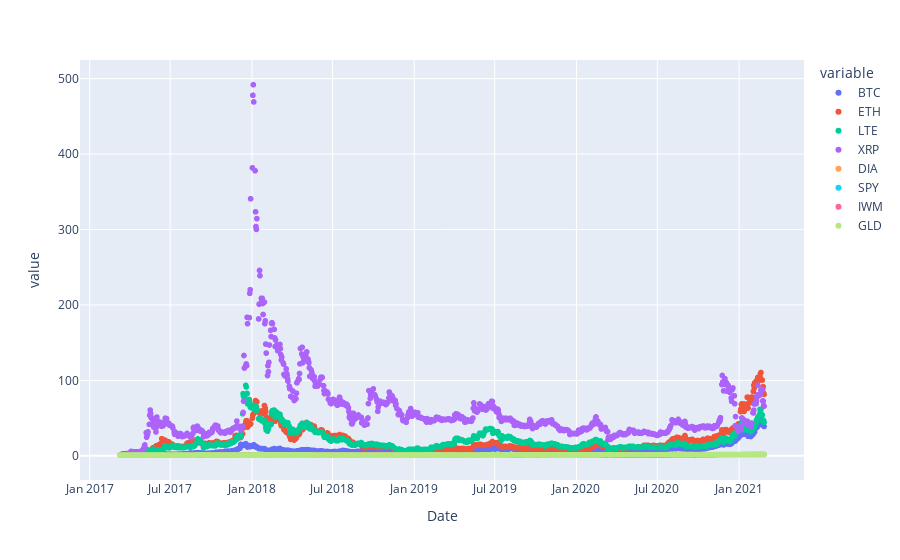

Here is the notebook cell this chart was saved with:
### Code cell
# Plot combined returns

px.scatter(combined_returns_df, x = "Date", y = ['BTC','ETH','LTE','XRP','DIA','SPY','IWM','GLD'])

### Figure 1 — Plotly figure (JSON) as saved in the notebook; plotly's stock layout.template omitted (floating-point values rounded to 4 significant figures; data arrays with more than 128 entries replaced by an {"elided": "..."} marker saying what was removed)
{"data": [{"hovertemplate": "variable=BTC<br>Date=%{x}<br>value=%{y}<extra></extra>", "legendgroup": "BTC", "marker": {"color": "#636efa", "symbol": "circle"}, "mode": "markers", "name": "BTC", "showlegend": true, "type": "scattergl", "x": {"elided": "999 str values"}, "xaxis": "x", "y": {"elided": "999 float values"}, "yaxis": "y"}, {"hovertemplate": "variable=ETH<br>Date=%{x}<br>value=%{y}<extra></extra>", "legendgroup": "ETH", "marker": {"color": "#EF553B", "symbol": "circle"}, "mode": "markers", "name": "ETH", "showlegend": true, "type": "scattergl", "x": {"elided": "999 str values"}, "xaxis": "x", "y": {"elided": "999 float values"}, "yaxis": "y"}, {"hovertemplate": "variable=LTE<br>Date=%{x}<br>value=%{y}<extra></extra>", "legendgroup": "LTE", "marker": {"color": "#00cc96", "symbol": "circle"}, "mode": "markers", "name": "LTE", "showlegend": true, "type": "scattergl", "x": {"elided": "999 str values"}, "xaxis": "x", "y": {"elided": "999 float values"}, "yaxis": "y"}, {"hovertemplate": "variable=XRP<br>Date=%{x}<br>value=%{y}<extra></extra>", "legendgroup": "XRP", "marker": {"color": "#ab63fa", "symbol": "circle"}, "mode": "markers", "name": "XRP", "showlegend": true, "type": "scattergl", "x": {"elided": "999 str values"}, "xaxis": "x", "y": {"elided": "999 float values"}, "yaxis": "y"}, {"hovertemplate": "variable=DIA<br>Date=%{x}<br>value=%{y}<extra></extra>", "legendgroup": "DIA", "marker": {"color": "#FFA15A", "symbol": "circle"}, "mode": "markers", "name": "DIA", "showlegend": true, "type": "scattergl", "x": {"elided": "999 str values"}, "xaxis": "x", "y": {"elided": "999 float values"}, "yaxis": "y"}, {"hovertemplate": "variable=SPY<br>Date=%{x}<br>value=%{y}<extra></extra>", "legendgroup": "SPY", "marker": {"color": "#19d3f3", "symbol": "circle"}, "mode": "markers", "name": "SPY", "showlegend": true, "type": "scattergl", "x": {"elided": "999 str values"}, "xaxis": "x", "y": {"elided": "999 float values"}, "yaxis": "y"}, {"hovertemplate": "variable=IWM<br>Date=%{x}<br>value=%{y}<extra></extra>", "legendgroup": "IWM", "marker": {"color": "#FF6692", "symbol": "circle"}, "mode": "markers", "name": "IWM", "showlegend": true, "type": "scattergl", "x": {"elided": "999 str values"}, "xaxis": "x", "y": {"elided": "999 float values"}, "yaxis": "y"}, {"hovertemplate": "variable=GLD<br>Date=%{x}<br>value=%{y}<extra></extra>", "legendgroup": "GLD", "marker": {"color": "#B6E880", "symbol": "circle"}, "mode": "markers", "name": "GLD", "showlegend": true, "type": "scattergl", "x": {"elided": "999 str values"}, "xaxis": "x", "y": {"elided": "999 float values"}, "yaxis": "y"}], "layout": {"autosize": true, "legend": {"title": {"text": "variable"}, "tracegroupgap": 0}, "margin": {"t": 60}, "xaxis": {"anchor": "y", "autorange": true, "domain": [0, 1], "range": ["2016-12-11 12:15:26.0818", "2021-05-25 11:44:33.9182"], "title": {"text": "Date"}, "type": "date"}, "yaxis": {"anchor": "x", "autorange": true, "domain": [0, 1], "range": [-34.09, 526.8], "title": {"text": "value"}, "type": "linear"}}}
